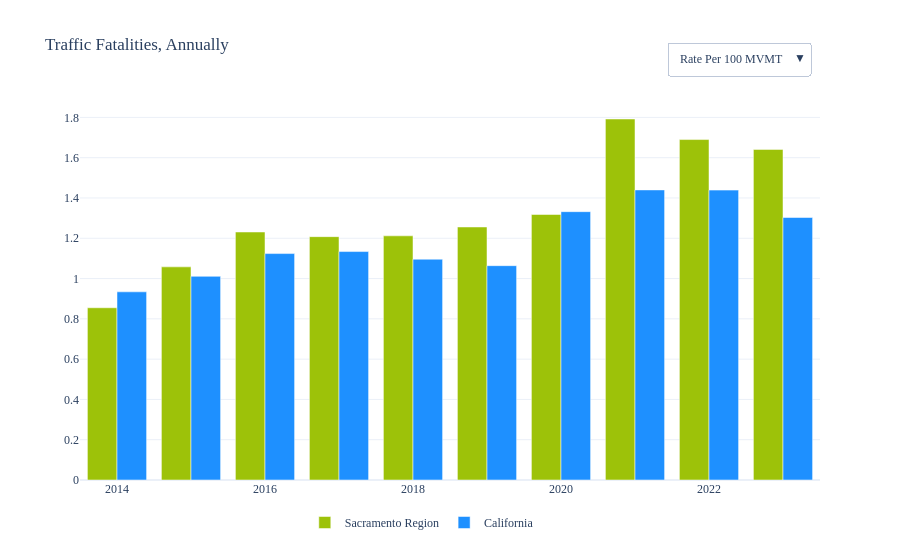

The code cell stored with this chart in its notebook:
### Code cell
indicator = 'Safety_1'
plot_name = 'toggle_fatality_rate_annual'


df_mpo   = pd.read_excel(PATH_PLOTS/'Data'/f"{indicator} MPO TIMS.xlsx"      , sheet_name = 'MPO'      )
df_state = pd.read_excel(PATH_PLOTS/'Data'/f"{indicator} Statewide TIMS.xlsx", sheet_name = 'Statewide')


df_plot1 = df_mpo  .copy()
df_plot2 = df_state.copy()


df_plot1 = df_plot1.rename(columns = {'MPO'  :'Geography'})
df_plot1['Geography'] = 'Sacramento Region'
df_plot2 = df_plot2.rename(columns = {'State':'Geography'})
df_plot2['Geography'] = 'California'

df_plot = pd.concat([df_plot1, df_plot2])
df_plot = df_plot.sort_values(['Geography', 'Year'], ascending = [False, True])
df_plot = df_plot.reset_index(drop = True)

display(df_plot.head(), df_plot.tail())


color_map  = {
    'Sacramento Region': '#9DC209'
    , 'California': '#1E90FF'
}

fig=go.Figure()

for geography, color in color_map.items():
    df_cat = df_plot[df_plot['Geography'] == geography]
    df_cat=df_cat.sort_values('Year',ascending=True)
    df_cat=df_cat.dropna(subset=['Fatalities 100 mvmt'])

    fig.add_trace(go.Bar(
        x=df_cat['Year'],
        y=df_cat['Fatalities 100 mvmt'],
        name=geography,
        marker=dict(color=color),
        hovertemplate='%{y}'
    ))

for geography, color in color_map.items():
    df_cat = df_plot[df_plot['Geography'] == geography]
    df_cat=df_cat.sort_values('Year',ascending=True)
    df_cat=df_cat.dropna(subset=['Fatalities'])
    
    fig.add_trace(go.Bar(
        x=df_cat['Year'],
        y=df_cat['Fatalities'],
        name=geography,
        marker=dict(color=color),
        hovertemplate='%{y}',
        visible=False
    ))

# Create buttons for toggling
buttons = [
    dict(
        label='Rate Per 100 MVMT',
        method='update',
        args=[
            {'visible': [True, True,False, False]}
        ]
    ),
    dict(
        label='Total',
        method='update',
        args=[
            {'visible': [False, False, True, True]},
            {'xaxis': {'tickangle': 0}}
        ]
    )
]

# Add dropdown menu to layout
fig.update_layout(
    updatemenus=[
        dict(
            buttons=buttons,
            direction="down",
            pad={"r": 10, "t": 10},
            showactive=True,
            x=1,
            xanchor="right",
            y=1.18,
            yanchor="top"
        )
    ]
)

title = 'Traffic Fatalities, Annually'

fig.update_traces(hovertemplate='%{y}')
fig.update_layout(legend=dict(orientation="h", yanchor="bottom", y=-0.15,xanchor="right", x=0.62))

pt.plot_agol(fig, export, title, indicator, plot_name)

### Figure 1 — Plotly figure (JSON) as saved in the notebook; plotly's stock layout.template omitted (floating-point values rounded to 4 significant figures)
{"data": [{"hovertemplate": "%{y}", "marker": {"color": "#9DC209"}, "name": "Sacramento Region", "type": "bar", "x": [2014, 2015, 2016, 2017, 2018, 2019, 2020, 2021, 2022, 2023], "y": [0.855, 1.058, 1.231, 1.208, 1.212, 1.256, 1.318, 1.792, 1.69, 1.641]}, {"hovertemplate": "%{y}", "marker": {"color": "#1E90FF"}, "name": "California", "type": "bar", "x": [2014, 2015, 2016, 2017, 2018, 2019, 2020, 2021, 2022, 2023], "y": [0.934, 1.011, 1.124, 1.134, 1.096, 1.064, 1.332, 1.44, 1.439, 1.303]}, {"hovertemplate": "%{y}", "marker": {"color": "#9DC209"}, "name": "Sacramento Region", "type": "bar", "visible": false, "x": [2014, 2015, 2016, 2017, 2018, 2019, 2020, 2021, 2022, 2023, 2024], "y": [183, 229, 271, 268, 269, 289, 251, 352, 334, 332, 248]}, {"hovertemplate": "%{y}", "marker": {"color": "#1E90FF"}, "name": "California", "type": "bar", "visible": false, "x": [2014, 2015, 2016, 2017, 2018, 2019, 2020, 2021, 2022, 2023, 2024], "y": [3126, 3435, 3854, 3904, 3804, 3737, 3982, 4477, 4537, 4142, 3671]}], "layout": {"font": {"family": "Microsoft YaHei"}, "legend": {"orientation": "h", "title": {}, "x": 0.62, "xanchor": "right", "y": -0.15, "yanchor": "bottom"}, "title": {"text": "Traffic Fatalities, Annually"}, "updatemenus": [{"buttons": [{"args": [{"visible": [true, true, false, false]}], "label": "Rate Per 100 MVMT", "method": "update"}, {"args": [{"visible": [false, false, true, true]}, {"xaxis": {"tickangle": 0}}], "label": "Total", "method": "update"}], "direction": "down", "pad": {"r": 10, "t": 10}, "showactive": true, "x": 1, "xanchor": "right", "y": 1.18, "yanchor": "top"}], "xaxis": {"tickfont": {"size": 12}, "title": {}}, "yaxis": {"tickfont": {"size": 12}, "title": {}}}}
